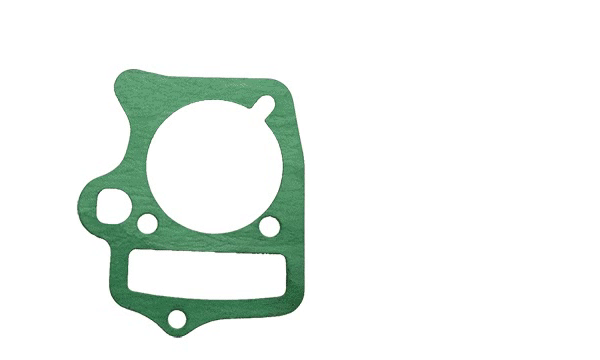
#> input picture frame 50 of casper/detecterror-video/video.mp4, 600 x 360 px
$ python detect.py   (older library calls are emulated)
#> lines starting #> are read from the running program, lines starting #| are printed output that depends on the picture; after the words box and inside, x2 and y2 are one past the last pixel; in counts of white or black regions, pixels touching at a corner belong together
### casper/detecterror-video/functions.py
import math
import cv2
import numpy as np

output_image = "/home/user1/Project/casper/101/image"


class Circle:
    def __init__(self, cntr):
        self.contour = cntr
        self.bounding_react = cv2.boundingRect(self.contour)
        self.peri = cv2.arcLength(cntr, True)

        [x, y, w, h] = self.bounding_react
        self.bounding_react_x = x
        self.bounding_react_y = y
        self.bounding_react_with = w
        self.bounding_react_height = h

        self.bounding_react_area = w*h
        self.center_x = (x+x+w)/2
        self.center_y = (y+y+h)/2
        self.diagonalSize = math.sqrt((w**2)+(h**2))
        self.aspect_ratio = float(w/h)
        self.approx = cv2.approxPolyDP(cntr, 0.04 * self.peri, True)


def remove_lower_number_px(possible, number_px):
    area = possible.bounding_react_area
    if area < number_px:
        return True
    return False


def detect_object(possible):
    try:
        area = possible.bounding_react_area
        # print('Area: ', str(area))
        if area > 60000 and area < 63000:
            return True
        return False
    except Exception as err:
        print(err)
        return False


# [21 lines left out: function check_circle, not called in this run]


def detect(thresh, index):
    try:
        contours, hierarchy = cv2.findContours(
            thresh, cv2.RETR_LIST, cv2.CHAIN_APPROX_SIMPLE)
        height, width = thresh.shape
        img_contours = np.zeros((height, width, 3), dtype=np.uint8)
        possible_circles = []
        possible_expects = []

        # check object
        is_object = False
        for i in range(0, len(contours)):
              # draw contours based on actual found contours of thresh image
            cv2.drawContours(img_contours, contours, i, (255, 255, 255))

            possible = Circle(contours[i])
            is_object = detect_object(possible)
            if is_object == True:
                break
        if is_object == False:
            return None
        # end check object

        # check error
        for i in range(0, len(contours)):
            # draw contours based on actual found contours of thresh image
            cv2.drawContours(img_contours, contours, i, (255, 255, 255))

            possible = Circle(contours[i])

            # remove lower 15px
            is_lower_px = remove_lower_number_px(possible, 120)
            if is_lower_px == False:
                possible_circles.append(possible)
            # [10 lines of commented-out code are left out]

        image_contours = np.zeros((height, width, 3), np.uint8)
        ctrs = []
        for circle in possible_circles:
            ctrs.append(circle.contour)
        cv2.drawContours(image_contours, ctrs, -1, (255, 255, 255))

        str_name = output_image + "/" + str(index) + ".png"
        cv2.imwrite(str_name, image_contours)
        # print("==== len: ", str(len(possible_circles)))
        if len(possible_circles) <= 13:
            return "error"
        else:
            return "good"
    except Exception as err:
        print(err)

### casper/detecterror-video/detect.py
import cv2

import functions

print("=== Casper Object Detect Error ===")
output_image = "/home/user1/Project/casper/101/image"
# cap = cv2.VideoCapture("/home/user1/Downloads/Videotest.mp4")
cap = cv2.VideoCapture("video.mp4")

index = 0
current_type = "nan"
total_error = 0
total_good = 0
prev_object = False
index_img = 0
while True:
    ret, frame = cap.read()
#> frame is the input picture: shape (360, 600, 3); mean B, G, R 237.8, 242, 235.7
    # frame2 = cv2.flip(frame, 1)

    if frame is None:
        break

    hsv = cv2.cvtColor(frame, cv2.COLOR_BGR2HSV)
#> hsv: shape (360, 600, 3); mean H, S, V 11.6, 12.1, 242.1
    hue, saturation, value = cv2.split(hsv)
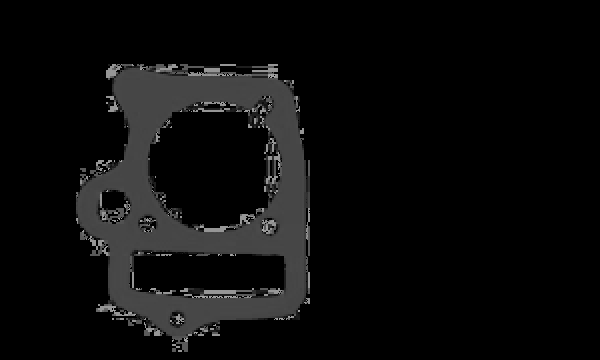
#> hue: shape (360, 600); min 0, max 168, mean 11.6
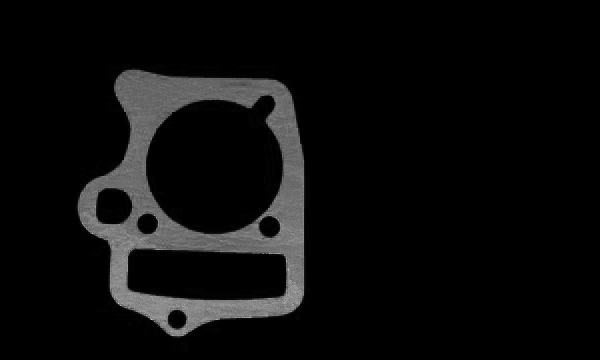
#> saturation: shape (360, 600); min 0, max 201, mean 12.1
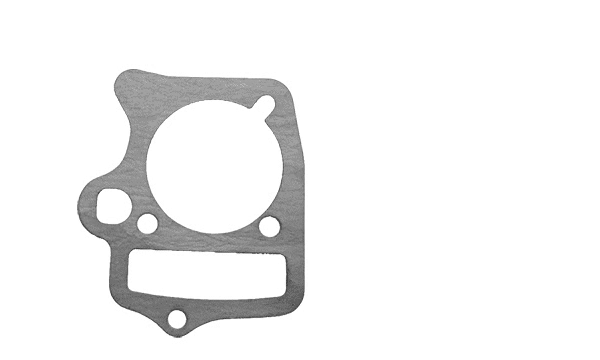
#> value: shape (360, 600); min 62, max 255, mean 242.1
    blur = cv2.GaussianBlur(value, (3, 3), 0)
    thresh = cv2.adaptiveThreshold(
        blur, 255, cv2.ADAPTIVE_THRESH_GAUSSIAN_C, cv2.THRESH_BINARY_INV, 3, 2)
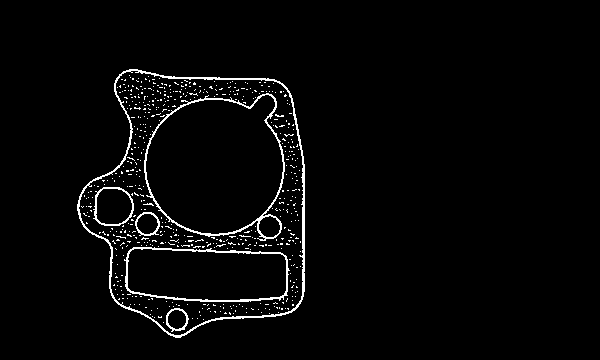
#> thresh: shape (360, 600); 2.8% white in thin lines or dots, all inside (x1, y1, x2, y2) = (77, 69, 305, 338)
    # _, contours, hierarchy = cv2.findContours(
    #     thresh, cv2.RETR_LIST, cv2.CHAIN_APPROX_SIMPLE)

    # file_name = str(index) + ".png"
    # cv2.imwrite(output_image + "/"+file_name, thresh)
    cv2.imshow("frame",  frame)
    cv2.imshow("thresh", thresh)
    detect = functions.detect(thresh,  index)
#> in detect, `contours, hierarchy = cv2.findContours( thresh, cv2.RETR_LIST, cv2.CHA..`: contours = 562 contours, 549 with area under 20; largest, box (x1, y1, x2, y2) and area: (77, 69, 305, 338) 46652, (78, 70, 304, 336) 45516, (144, 93, 285, 241) 15948, (145, 94, 284, 235) 14922, (124, 247, 290, 302) 7826
#> the loop in detect, `for i in range(0, len(contours)):` made 561 passes
#> (x in Circle, y in Circle, w in Circle, h in Circle) on passes 22, 35: (167, 309, 20, 21), (166, 308, 23, 24)
#> after the loop in detect, `for i in range(0, len(contours)):`:
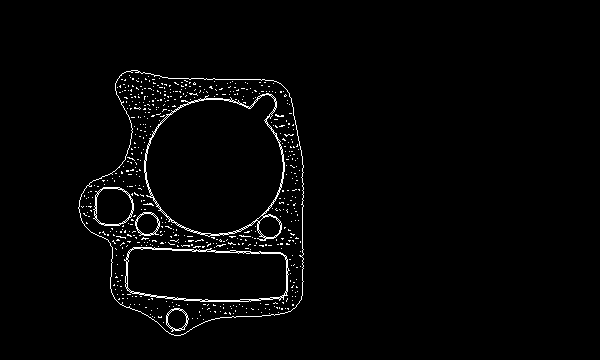
#> img_contours: shape (360, 600, 3); 2.1% white in thin lines or dots, all inside (x1, y1, x2, y2) = (78, 70, 304, 336)
#> after the loop in detect, `for i in range(0, len(contours)):`:
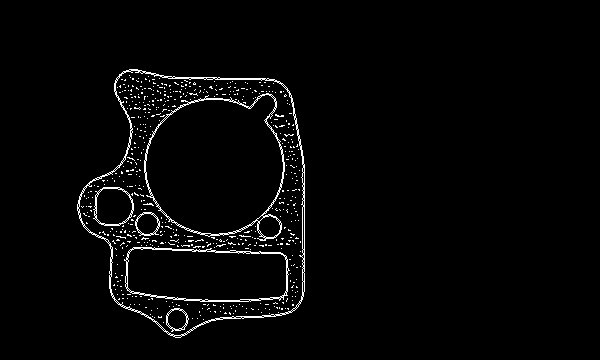
#> img_contours: shape (360, 600, 3); 2.5% white in thin lines or dots, all inside (x1, y1, x2, y2) = (77, 69, 305, 338)
#> the loop in detect, `for circle in possible_circles:` made 13 passes
#> in detect, `cv2.drawContours(image_contours, ctrs, -1, (255, 255, 255))`:
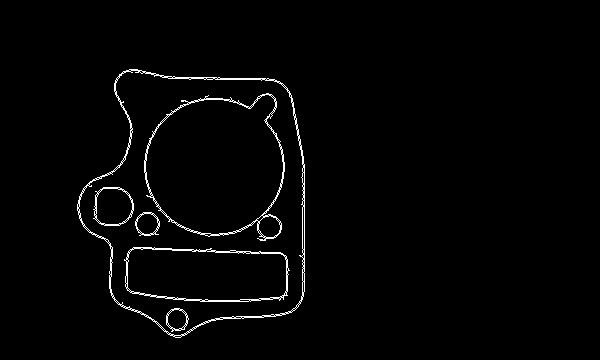
#> image_contours: shape (360, 600, 3); 1.8% white in thin lines or dots, all inside (x1, y1, x2, y2) = (77, 69, 305, 338)
    if detect is None:
        prev_object = False
    elif prev_object == False:
        index_img += 1
        prev_object = True
        # if detect != current_type:
        current_type = detect
        if current_type == "good":
            total_good += 1
        else:
            total_error += 1
        type_msg = str(index_img) + ")Type: " + str(current_type)
        print(type_msg)
#| 1)Type: error
    index += 1
    key = cv2.waitKey(1)
#> (key Esc is pressed here)
    if key == 27:
        break

total = total_error + total_good
print("\n")
print("* Result:")
print("Error: ",  str(total_error)+"/" + str(total))
print("Good: ",  str(total_good)+"/" + str(total))
print("=== Done ===")
cap.release()
cv2.destroyAllWindows()

$ run again, starting later in the video
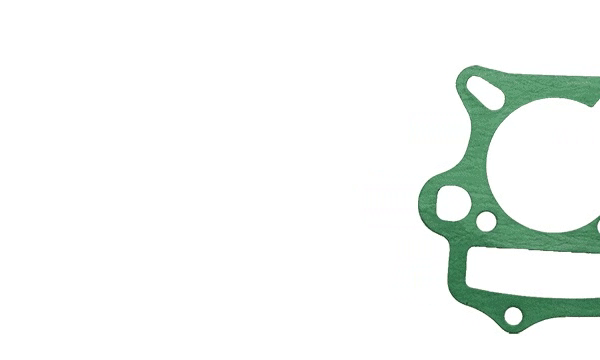
#> input picture frame 225 of casper/detecterror-video/video.mp4, 600 x 360 px
#> frame is the input picture: shape (360, 600, 3); mean B, G, R 243.4, 246.3, 241.9
#> hsv: shape (360, 600, 3); mean H, S, V 10.3, 8.2, 246.3
#> `thresh = cv2.adaptiveThreshold( blur, 255, cv2.ADAPTIVE_THRESH_GAUSSIA..`:
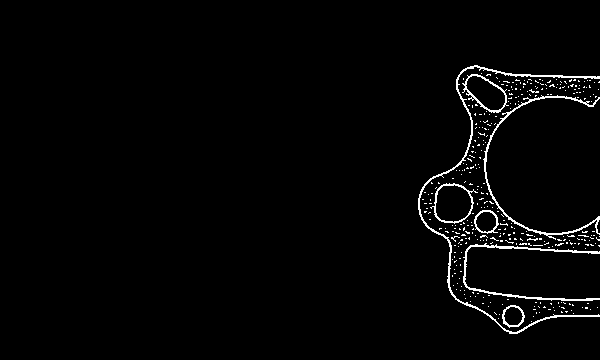
#> thresh: shape (360, 600); 2.1% white in thin lines or dots, all inside (x1, y1, x2, y2) = (418, 65, 600, 334)
#> contours = 345 contours, 334 with area under 20; largest, box (x1, y1, x2, y2) and area: (430, 183, 478, 224) 1238, (435, 184, 473, 223) 1100, (462, 74, 509, 113) 1004, (465, 75, 506, 111) 844, (418, 65, 600, 334) 678
#> the loop in detect, `for i in range(0, len(contours)):` made 345 passes
#> (x in Circle, y in Circle, w in Circle, h in Circle) on passes 21, 27: (503, 306, 21, 20), (502, 305, 23, 23)
#> after the loop in detect, `for i in range(0, len(contours)):`:
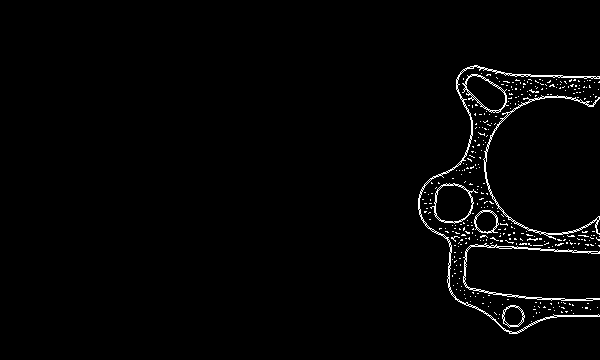
#> img_contours: shape (360, 600, 3); 1.9% white in thin lines or dots, all inside (x1, y1, x2, y2) = (418, 65, 600, 334)

$ run again, starting later in the video
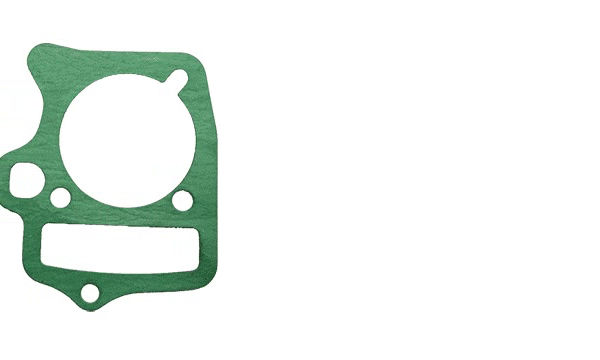
#> input picture frame 401 of casper/detecterror-video/video.mp4, 600 x 360 px
#> frame is the input picture: shape (360, 600, 3); mean B, G, R 238, 242.2, 235.9
#> hsv: shape (360, 600, 3); mean H, S, V 11.9, 12, 242.3
#> `thresh = cv2.adaptiveThreshold( blur, 255, cv2.ADAPTIVE_THRESH_GAUSSIA..`:
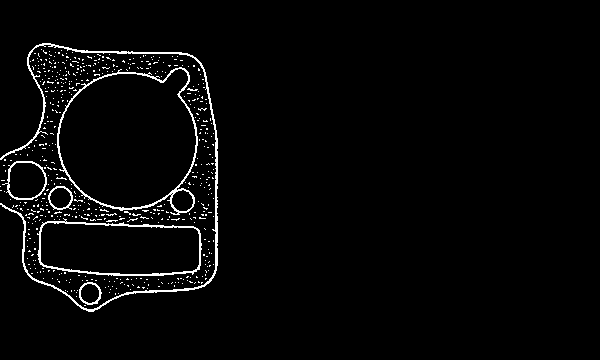
#> thresh: shape (360, 600); 2.7% white in thin lines or dots, all inside (x1, y1, x2, y2) = (0, 43, 218, 312)
#> contours = 547 contours, 535 with area under 20; largest, box (x1, y1, x2, y2) and area: (57, 67, 198, 215) 15950, (58, 68, 197, 209) 14922, (37, 218, 202, 276) 7833, (40, 222, 200, 275) 7340, (2, 161, 47, 200) 1249
#> the loop in detect, `for i in range(0, len(contours)):` made 547 passes
#> (x in Circle, y in Circle, w in Circle, h in Circle) on pass 27: (80, 283, 20, 21)
#> after the loop in detect, `for i in range(0, len(contours)):`:
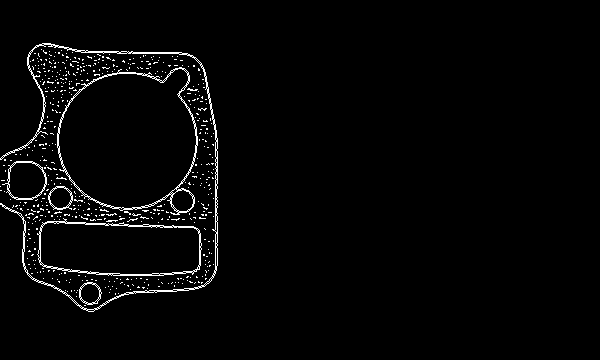
#> img_contours: shape (360, 600, 3); 2.4% white in thin lines or dots, all inside (x1, y1, x2, y2) = (0, 43, 218, 312)
